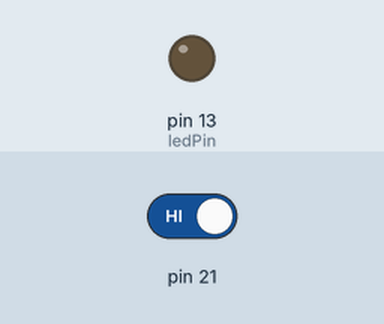
Recording of a sketch running on a simulated Arduino Mega 2560, built with avr-gcc and run on an emulated ATmega2560. On the bench: output pins drawn as LEDs (lit = HIGH). The inputs (shaded band) are chosen by the test bench; at power-on: pin 21 HIGH.

Above: at 1.2 s.
1.3 s: pin 21 driven LOW
At 2.5 s:
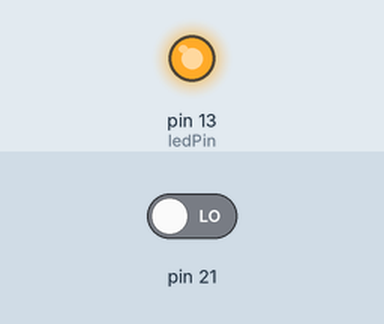
Timing chart, 0 to 4.3 s (numbered marks = the images above; inputs shaded):
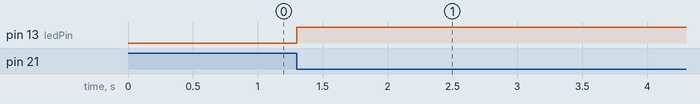

The sketch:

k000intr2.ino
```cpp
const byte ledPin = 13;
const byte interruptPin = 2;

volatile byte state = LOW; // to avoid register optimization

void setup() {
  pinMode(ledPin, OUTPUT);
  pinMode(2, INPUT_PULLUP);

  EICRA = 0x02;  // set falling edge
  EIMSK |= 0x01; // enable ISR 0
  // FOR ARDUINO MEGA YOU CAN USE INT0 .. INT5
  // INT6 and INT7 is not connected to the pins and is only om the cpu
  // EIMSK so INT7 is bit 7 in EIMSK etc

  // intr falling,rising etc,
  // EICRA is or INT0 -> INT3
  // EICRB is for INT4-INT7
  // https://ww1.microchip.com/downloads/en/devicedoc/atmel-2549-8-bit-avr-microcontroller-atmega640-1280-1281-2560-2561_datasheet.pdf
  // EICRA, EICRB on p 110,111
  // EIMSK on p 111
}

ISR(INT0_vect)
{
  state = !state;
}


// ISR(INT1_vect) etc

void loop() {
  digitalWrite(ledPin, state);
}

/*
  ISR(INT0_vect)
  {
  174: 1f 92           push    r1
  176:   0f 92           push    r0
  178:   0f b6           in  r0, 0x3f    ; 63
  17a:   0f 92           push    r0
  17c:   11 24           eor r1, r1
  17e:   8f 93           push    r24
  180:   9f 93           push    r25

  state = !state;
  182:   90 91 00 01     lds r25, 0x0100 ; 0x800100 <_edata>
  186:   81 e0           ldi r24, 0x01   ; 1
  188:   91 11           cpse    r25, r1
  18a:   80 e0           ldi r24, 0x00   ; 0
  18c:   80 93 00 01     sts 0x0100, r24 ; 0x800100 <_edata>

  190:   9f 91           pop r25
  192:   8f 91           pop r24
  194:   0f 90           pop r0
  196:   0f be           out 0x3f, r0    ; 63
  198:   0f 90           pop r0
  19a:   1f 90           pop r1
  19c:   18 95           reti
  }


  //https://www.arxterra.com/11-atmega328p-external-interrupts/

  // http://www.gammon.com.au/interrupts

  /*1  Reset
  2  External Interrupt Request 0  (pin D2)          (INT0_vect)
  3  External Interrupt Request 1  (pin D3)          (INT1_vect)
  4  Pin Change Interrupt Request 0 (pins D8 to D13) (PCINT0_vect)
  5  Pin Change Interrupt Request 1 (pins A0 to A5)  (PCINT1_vect)
  6  Pin Change Interrupt Request 2 (pins D0 to D7)  (PCINT2_vect)
  7  Watchdog Time-out Interrupt                     (WDT_vect)
  8  Timer/Counter2 Compare Match A                  (TIMER2_COMPA_vect)
  9  Timer/Counter2 Compare Match B                  (TIMER2_COMPB_vect)
  10  Timer/Counter2 Overflow                         (TIMER2_OVF_vect)
  11  Timer/Counter1 Capture Event                    (TIMER1_CAPT_vect)
  12  Timer/Counter1 Compare Match A                  (TIMER1_COMPA_vect)
  13  Timer/Counter1 Compare Match B                  (TIMER1_COMPB_vect)
  14  Timer/Counter1 Overflow                         (TIMER1_OVF_vect)
  15  Timer/Counter0 Compare Match A                  (TIMER0_COMPA_vect)
  16  Timer/Counter0 Compare Match B                  (TIMER0_COMPB_vect)
  17  Timer/Counter0 Overflow                         (TIMER0_OVF_vect)
  18  SPI Serial Transfer Complete                    (SPI_STC_vect)
  19  USART Rx Complete                               (USART_RX_vect)
  20  USART, Data Register Empty                      (USART_UDRE_vect)
  21  USART, Tx Complete                              (USART_TX_vect)
  22  ADC Conversion Complete                         (ADC_vect)
  23  EEPROM Ready                                    (EE_READY_vect)
  24  Analog Comparator                               (ANALOG_COMP_vect)
  25  2-wire Serial Interface  (I2C)                  (TWI_vect)
  26  Store Program Memory Ready                      (SPM_READY_vect)
*/
```

Measured:
- after the input at 1.3 s, pin 13 (ledPin): LOW → HIGH at once
